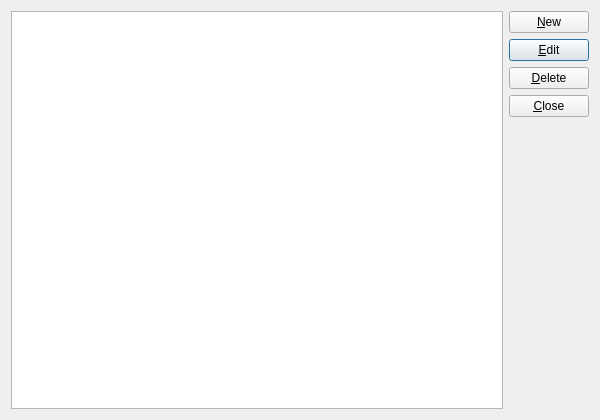
<?xml version="1.0" encoding="UTF-8"?>
<ui version="4.0">
 <class>Dialog</class>
 <widget class="QDialog" name="Dialog">
  <property name="geometry">
   <rect>
    <x>0</x>
    <y>0</y>
    <width>600</width>
    <height>420</height>
   </rect>
  </property>
  <property name="windowTitle">
   <string>Manage Sources</string>
  </property>
  <layout class="QHBoxLayout" name="horizontalLayout_2">
   <item>
    <layout class="QHBoxLayout" name="horizontalLayout">
     <item>
      <widget class="QTableView" name="sourceTable">
       <property name="editTriggers">
        <set>QAbstractItemView::NoEditTriggers</set>
       </property>
       <property name="alternatingRowColors">
        <bool>true</bool>
       </property>
       <property name="selectionMode">
        <enum>QAbstractItemView::SingleSelection</enum>
       </property>
       <property name="selectionBehavior">
        <enum>QAbstractItemView::SelectRows</enum>
       </property>
       <property name="sortingEnabled">
        <bool>true</bool>
       </property>
       <attribute name="horizontalHeaderVisible">
        <bool>true</bool>
       </attribute>
       <attribute name="horizontalHeaderHighlightSections">
        <bool>false</bool>
       </attribute>
       <attribute name="horizontalHeaderStretchLastSection">
        <bool>true</bool>
       </attribute>
       <attribute name="verticalHeaderVisible">
        <bool>false</bool>
       </attribute>
      </widget>
     </item>
     <item>
      <layout class="QVBoxLayout" name="verticalLayout">
       <item>
        <widget class="QPushButton" name="newButton">
         <property name="text">
          <string>&amp;New</string>
         </property>
         <property name="autoDefault">
          <bool>false</bool>
         </property>
        </widget>
       </item>
       <item>
        <widget class="QPushButton" name="editButton">
         <property name="text">
          <string>&amp;Edit</string>
         </property>
        </widget>
       </item>
       <item>
        <widget class="QPushButton" name="deleteButton">
         <property name="text">
          <string>&amp;Delete</string>
         </property>
        </widget>
       </item>
       <item>
        <widget class="QPushButton" name="closeButton">
         <property name="text">
          <string>&amp;Close</string>
         </property>
        </widget>
       </item>
       <item>
        <spacer name="verticalSpacer">
         <property name="orientation">
          <enum>Qt::Vertical</enum>
         </property>
         <property name="sizeHint" stdset="0">
          <size>
           <width>20</width>
           <height>40</height>
          </size>
         </property>
        </spacer>
       </item>
      </layout>
     </item>
    </layout>
   </item>
  </layout>
 </widget>
 <resources/>
 <connections/>
</ui>
